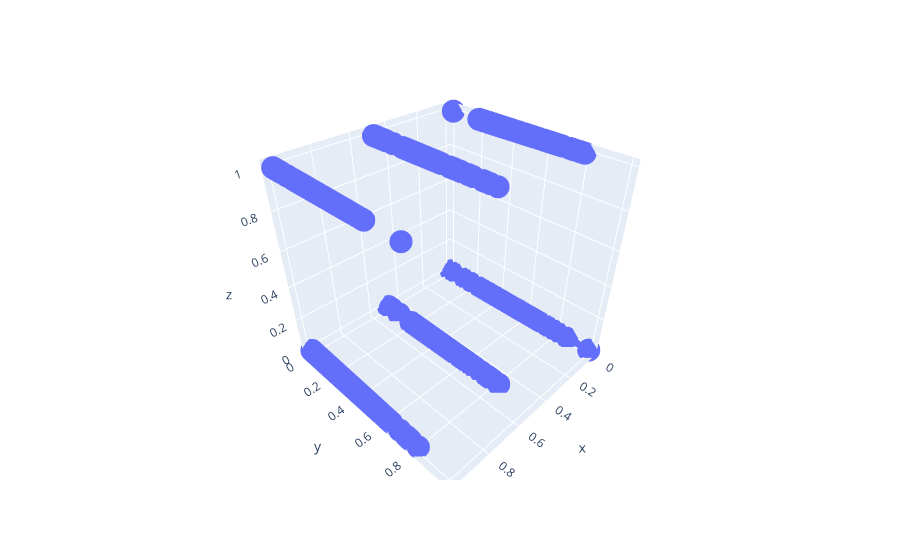

Write notebook code for a chart like this one.
### Code cell
vis2.display_cluster(train)

### Figure 1 — Plotly figure (JSON) as saved in the notebook; plotly's stock layout.template omitted (floating-point values rounded to 4 significant figures; data arrays with more than 128 entries replaced by an {"elided": "..."} marker saying what was removed)
{"data": [{"hovertemplate": "x=%{x}<br>y=%{y}<br>z=%{z}<extra></extra>", "legendgroup": "", "marker": {"color": "#636efa", "symbol": "circle"}, "mode": "markers", "name": "", "scene": "scene", "showlegend": false, "type": "scatter3d", "x": {"elided": "916 float values"}, "y": {"elided": "916 float values"}, "z": {"elided": "916 int values"}}], "layout": {"legend": {"tracegroupgap": 0}, "margin": {"t": 60}, "scene": {"domain": {"x": [0, 1], "y": [0, 1]}, "xaxis": {"title": {"text": "x"}}, "yaxis": {"title": {"text": "y"}}, "zaxis": {"title": {"text": "z"}}}}}
